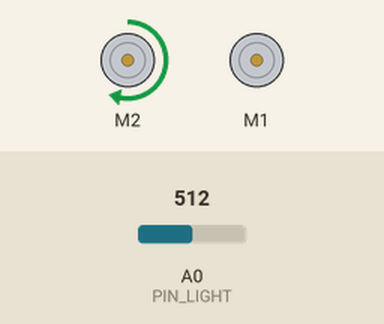
The sketch below on a simulated Arduino Uno, built with avr-gcc and run on an emulated ATmega328P. On the bench: 2 × DC motor (green arrow = forward, orange = backward, longer = faster). The test bench sets the inputs (shaded band); at power-on: A0 (PIN_LIGHT) = 512.

Above: at 1.2 s.
1.3 s: A0 (PIN_LIGHT) set to 207
2.8 s: A0 (PIN_LIGHT) set to 191
At 3.8 s:
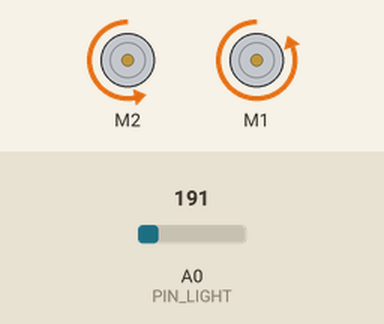
4.8 s: A0 (PIN_LIGHT) set to 210
At 6.3 s:
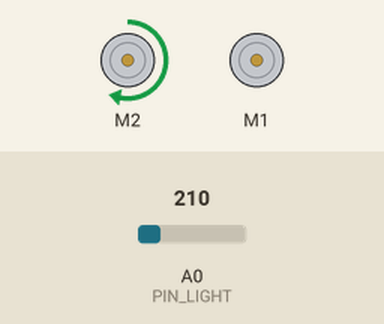
6.6 s: A0 (PIN_LIGHT) set to 190
At 7.9 s:
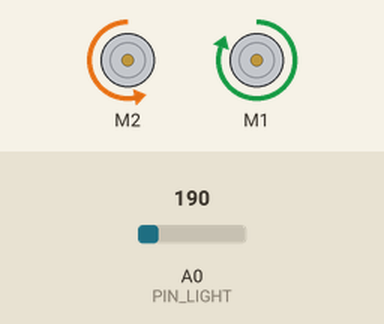
8.6 s: A0 (PIN_LIGHT) set to 306
At 9.2 s:
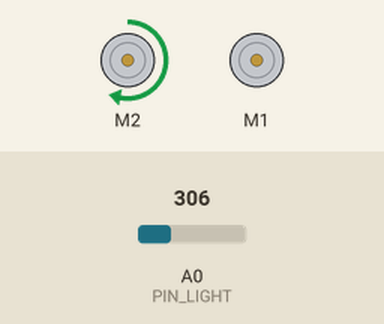
Timing chart, 0 to 11.4 s (numbered marks = the images above; inputs shaded):
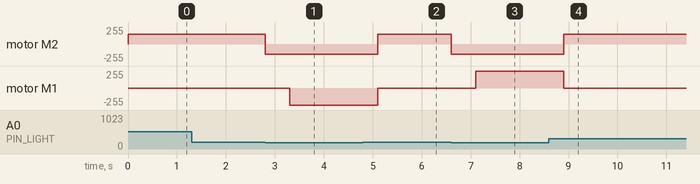

Measured:
- the behaviour switches between 200 and 199 on A0 (PIN_LIGHT) (found by bisection; images 0 and 1)
- after the input at 1.3 s, every drawn part: stays the same
- after the input at 2.8 s, motor M2: forward 150/255 → backward 150/255 at once; motor M1: stopped → backward 255/255 after 0.50 s
- after the input at 4.8 s, motor M2: backward 150/255 → forward 150/255 after 0.30 s; motor M1: backward 255/255 → stopped after 0.30 s
- after the input at 6.6 s, motor M2: forward 150/255 → backward 150/255 at once; motor M1: stopped → forward 255/255 after 0.50 s
- after the input at 8.6 s, motor M2: backward 150/255 → forward 150/255 after 0.30 s; motor M1: forward 255/255 → stopped after 0.30 s

The sketch:

Halladay1.ino
```cpp
#include <Wire.h>
#include <Adafruit_MotorShield.h>

#define PIN_LIGHT   0
#define PIN_PROX    1

#define TIME_STOP     500
#define TIME_BACKUP   300
#define TIME_REDIRECT (TIME_BACKUP+200)

#define LIGHT_WHITE_THRESHOLD 200

#define LEFT   0
#define RIGHT  1

Adafruit_MotorShield AFMS = Adafruit_MotorShield();

Adafruit_DCMotor *drive = AFMS.getMotor(2);
Adafruit_DCMotor *steering = AFMS.getMotor(1);

void setup() {

  AFMS.begin();

  drive->setSpeed(150);
  moveStop();

  steering->setSpeed(255);
  goStraight();

  moveForward();
}

void loop() {
  if (isWhite()){
    moveStop();
    int left = tryLeftBackup();
    int right = tryRightBackup();
    if (left > right) {
      goLeft();
    } else {
      goRight();
    }
    moveBackward();
    delay(TIME_REDIRECT);
    goStraight();
    moveForward();
  }
}

int completeBackup() {
  int startTime = millis();
  moveBackward();
  while(isWhite());
  delay(TIME_BACKUP);
  goStraight();
  moveForward();
  while(!isWhite());
  moveStop();
  return (int) (millis() - startTime);
}

int tryLeftBackup() {
  goLeft();
  return completeBackup();
}

int tryRightBackup() {
  goRight();
  return completeBackup();
}

void goLeft() {
  steering->run(BACKWARD);
}

void goRight() {
  steering->run(FORWARD);
}

void goStraight() {
  steering->run(RELEASE);
}

#define DS_STOPPED  0
#define DS_FORWARD  1
#define DS_BACKWARD 2
int driveState = DS_STOPPED;

int getDistance() {
  return analogRead(PIN_PROX);
}

int isWhite() {
  return (analogRead(PIN_LIGHT) < LIGHT_WHITE_THRESHOLD);
}

void moveForward() {
  drive->run(FORWARD);
  driveState = DS_FORWARD;
}

void moveBackward() {
  drive->run(BACKWARD);
  driveState = DS_BACKWARD;
}

void moveStop() {
  if (driveState == DS_FORWARD) {
    drive->run(BACKWARD);
    delay(TIME_STOP);
  } else if (driveState == DS_BACKWARD) {
    drive->run(FORWARD);
    delay(TIME_STOP);
  }
  drive->run(RELEASE);
  driveState = DS_STOPPED;
}
```
